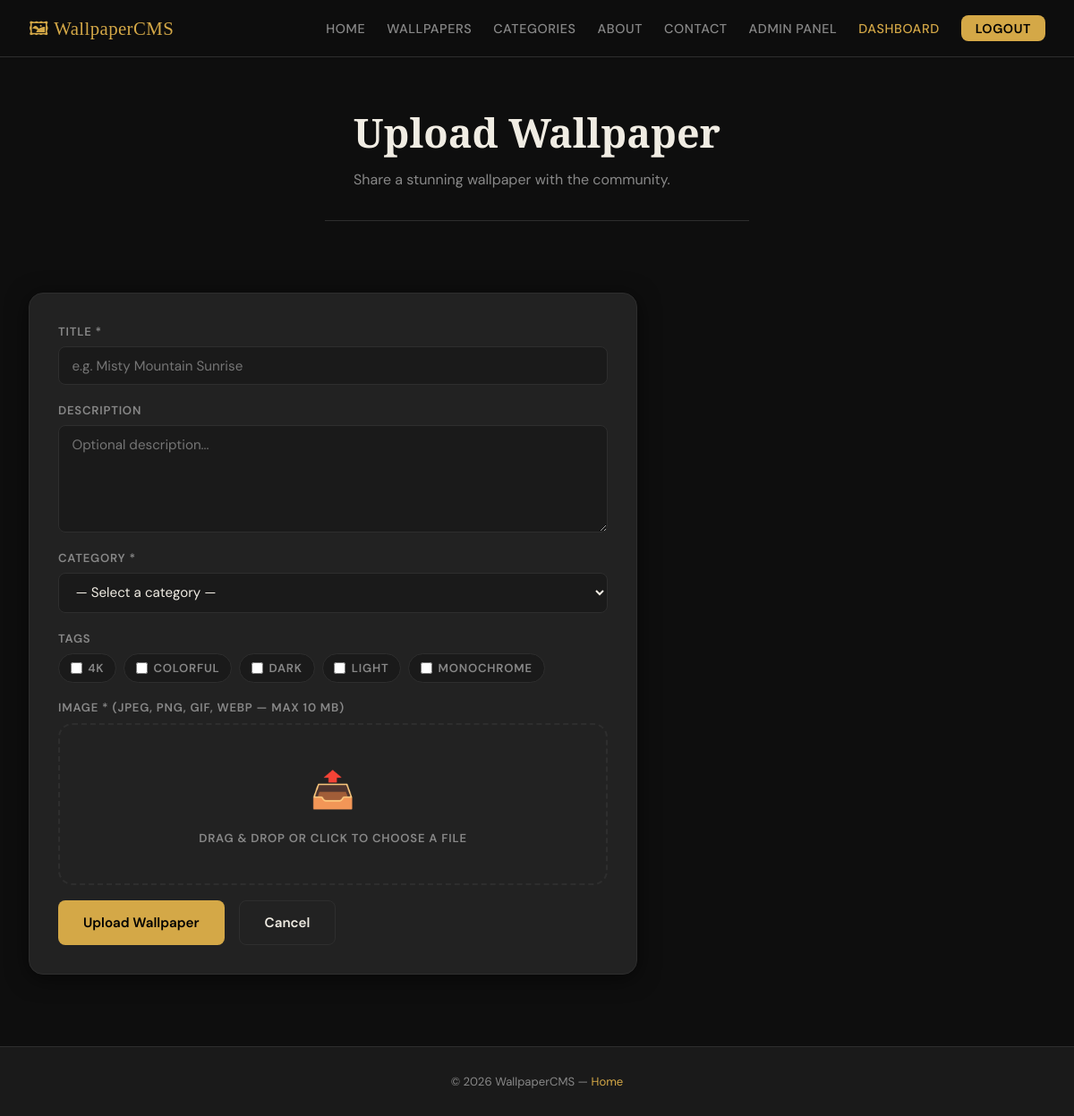
The app's page /upload.php (signed in) with its own data.
### tables this page shows
CREATE TABLE tags (
    id   INT AUTO_INCREMENT PRIMARY KEY,
    name VARCHAR(80) NOT NULL UNIQUE
);

### classes/Database.php (called while the page is built, shortened)
<?php
class Database
{
    private static ?Database $instance = null;
    private PDO $pdo;
    private function __construct()
    {
        $dsn = 'mysql:host=' . DB_HOST
             . ';dbname=' . DB_NAME
             . ';charset=' . DB_CHARSET;
        $options = [
            PDO::ATTR_ERRMODE            => PDO::ERRMODE_EXCEPTION,
            PDO::ATTR_DEFAULT_FETCH_MODE => PDO::FETCH_ASSOC,
            PDO::ATTR_EMULATE_PREPARES   => false,
        ];
        try {
            $this->pdo = new PDO($dsn, DB_USER, DB_PASS, $options);
        } catch (PDOException $e) {
            die('Database connection failed: ' . $e->getMessage());
        }
    }
    public static function getInstance(): Database
    {
        if (self::$instance === null) {
            self::$instance = new Database();
        }
        return self::$instance;
    }
    public function getConnection(): PDO
    {
        return $this->pdo;
    }
}

### classes/Wallpaper.php (called while the page is built, shortened)
<?php
require_once __DIR__ . '/Database.php';
class Wallpaper
{
    private PDO $pdo;
    public function __construct()
    {
        $this->pdo = Database::getInstance()->getConnection();
    }
    public function getAllTags(): array
    {
        $stmt = $this->pdo->prepare(
            'SELECT id, name FROM tags ORDER BY name ASC'
        );
        $stmt->execute();
        return $stmt->fetchAll();
    }
}

### upload.php (the view, shortened to what this page needs)
<?php
require_once __DIR__ . '/classes/Wallpaper.php';
$wallpaperObj = new Wallpaper();
$tags         = $wallpaperObj->getAllTags();
?>
<!DOCTYPE html>
<html lang="en">
<head>
    <link rel="stylesheet" href="css/style.css">
</head>
<body>
<?php require_once __DIR__ . '/includes/nav.php'; ?>
<div class="page-header">
    <h1>Upload Wallpaper</h1>
    <p>Share a stunning wallpaper with the community.</p>
</div>
<div class="section">
    <div class="upload-card">
        <form action="upload.php" method="POST" enctype="multipart/form-data" novalidate>
            <div class="form-group">
                <label for="title">Title *</label>
                <input type="text" id="title" name="title" required maxlength="200"
                       placeholder="e.g. Misty Mountain Sunrise"
                       value="<?= htmlspecialchars($_POST['title'] ?? '') ?>">
            </div>
            <div class="form-group">
                <label for="description">Description</label>
                <textarea id="description" name="description" placeholder="Optional description..."
                          maxlength="1000"><?= htmlspecialchars($_POST['description'] ?? '') ?></textarea>
            </div>
            <div class="form-group">
                <label for="category_id">Category *</label>
                <select id="category_id" name="category_id" required>
                    <option value="">— Select a category —</option>
                </select>
            </div>
            <?php if (!empty($tags)): ?>
            <div class="form-group">
                <label>Tags</label>
                <div class="tags-checkboxes">
                    <?php foreach ($tags as $tag): ?>
                        <label class="tag-check">
                            <input type="checkbox" name="tags[]" value="<?= $tag['id'] ?>"
                                <?= in_array((int)$tag['id'], array_map('intval', $_POST['tags'] ?? [])) ? 'checked' : '' ?>>
                            <?= htmlspecialchars($tag['name']) ?>
                        </label>
                    <?php endforeach; ?>
                </div>
            </div>
            <?php endif; ?>
            <div class="form-group">
                <label>Image * (JPEG, PNG, GIF, WebP — max 10 MB)</label>
                <label class="file-drop-zone" for="image">
                    <span class="upload-icon">📤</span>
                    <span>Drag & drop or click to choose a file</span>
                </label>
            </div>
            <div style="display:flex; gap:1rem; margin-top:0.5rem;">
                <button type="submit" class="btn btn-primary">Upload Wallpaper</button>
                <a href="dashboard.php" class="btn btn-outline">Cancel</a>
            </div>
        </form>
    </div>
</div>
<footer class="site-footer">
    <p>&copy; <?= date('Y') ?> WallpaperCMS &mdash; <a href="index.php">Home</a></p>
</footer>
</body>
</html>

### css/style.css (style rules this page uses)
:root { --clr-bg: #0e0e0e; --clr-surface: #1a1a1a; --clr-card: #222222; --clr-border: #2e2e2e; --clr-text: #f0ece3; --clr-muted: #888888; --clr-accent: #d4a847; --clr-accent2: #6a11cb; --clr-error: #e05252; --clr-success: #4caf7d; --radius: 8px; --radius-lg: 16px; --shadow-card: 0 4px 24px rgba(0,0,0,0.55); --shadow-hover: 0 8px 40px rgba(212,168,71,0.18); --transition: 0.3s ease; --font-display: 'Playfair Display', Georgia, serif; --font-body: 'DM Sans', sans-serif; }
*, *::before, *::after { box-sizing: border-box; margin: 0; padding: 0; }
html { scroll-behavior: smooth; }
body { background-color: var(--clr-bg); color: var(--clr-text); font-family: var(--font-body); font-size: 16px; line-height: 1.6; min-height: 100vh; display: flex; flex-direction: column; }
a { color: var(--clr-accent); text-decoration: none; }
.btn { display: inline-block; padding: 0.75rem 1.75rem; border-radius: var(--radius); font-family: var(--font-body); font-size: 0.95rem; font-weight: 600; cursor: pointer; border: none; text-decoration: none; transition: background var(--transition), color var(--transition), transform var(--transition), box-shadow var(--transition); }
.btn-primary { background: var(--clr-accent); color: #000; }
.btn-outline { background: transparent; color: var(--clr-text); border: 1px solid var(--clr-border); }
.section { padding: 5rem 2rem; max-width: 1200px; margin: 0 auto; width: 100%; }
.form-group { display: flex; flex-direction: column; gap: 0.4rem; margin-bottom: 1.1rem; }
.form-group label { font-size: 0.82rem; font-weight: 600; letter-spacing: 0.06em; text-transform: uppercase; color: var(--clr-muted); }
.form-group input, .form-group textarea, .form-group select { background: var(--clr-surface); border: 1px solid var(--clr-border); border-radius: var(--radius); color: var(--clr-text); font-family: var(--font-body); font-size: 0.95rem; padding: 0.65rem 0.9rem; width: 100%; transition: border-color var(--transition), box-shadow var(--transition); outline: none; }
.form-group textarea { resize: vertical; min-height: 120px; }
.page-header { padding: 3rem 2rem 2rem; max-width: 1200px; margin: 0 auto; border-bottom: 1px solid var(--clr-border); }
.page-header h1 { font-family: var(--font-display); font-size: clamp(1.8rem, 4vw, 2.8rem); margin-bottom: 0.3rem; }
.page-header p { color: var(--clr-muted); }
.upload-card { background: var(--clr-card); border: 1px solid var(--clr-border); border-radius: var(--radius-lg); padding: 2rem; max-width: 680px; box-shadow: var(--shadow-card); }
.file-drop-zone { border: 2px dashed var(--clr-border); border-radius: var(--radius-lg); padding: 2.5rem; text-align: center; color: var(--clr-muted); cursor: pointer; font-size: 0.9rem; transition: border-color var(--transition), background var(--transition); }
.file-drop-zone .upload-icon { font-size: 2.5rem; display: block; margin-bottom: 0.75rem; }
.tags-checkboxes { display: flex; flex-wrap: wrap; gap: 0.5rem; }
.tag-check { display: flex; align-items: center; gap: 0.4rem; background: var(--clr-surface); border: 1px solid var(--clr-border); border-radius: 999px; padding: 0.3rem 0.8rem; font-size: 0.82rem; cursor: pointer; transition: border-color var(--transition), background var(--transition); }
.tag-check input[type="checkbox"] { margin: 0; }
.site-footer { background: var(--clr-surface); border-top: 1px solid var(--clr-border); text-align: center; padding: 1.75rem; font-size: 0.82rem; color: var(--clr-muted); margin-top: auto; }
.site-footer a { color: var(--clr-accent); }

### records on screen
tags: name "4K"
tags: name "COLORFUL"
tags: name "DARK"
tags: name "LIGHT"
tags: name "MONOCHROME"
